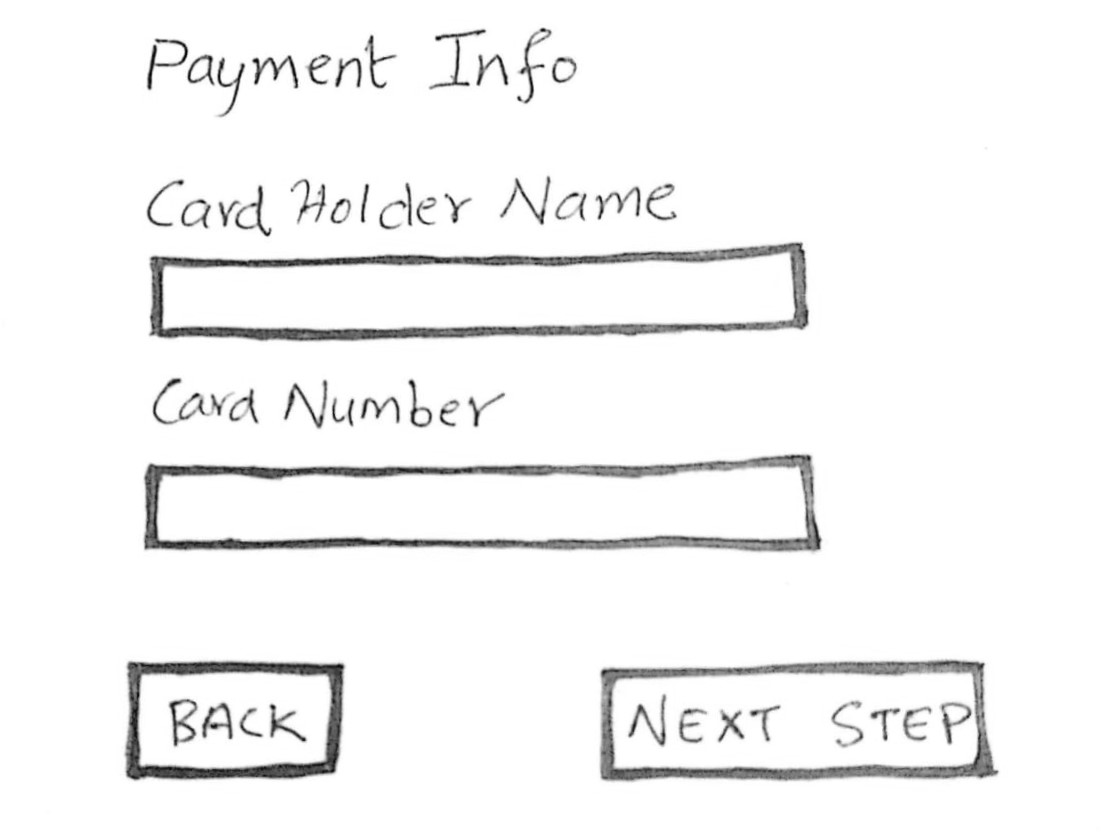
#> input picture webtest2.jpeg, 1110 x 836 px
$ python make_html.py --image_url webtest2.jpeg   (older library calls are emulated)
#> lines starting #> are read from the running program, lines starting #| are printed output that depends on the picture; after the words box and inside, x2 and y2 are one past the last pixel; in counts of white or black regions, pixels touching at a corner belong together
import cv2
import imutils
import numpy as np
import argparse
import urllib.request
import requests
# If you are using a Jupyter notebook, uncomment the following line.
# %matplotlib inline
import matplotlib.pyplot as plt
import json
import time
from io import BytesIO

# import text_recognition as tr

# construct the argument parse and parse the arguments
ap = argparse.ArgumentParser()
ap.add_argument("--image_url", required=True,help="path to the input image")
args = vars(ap.parse_args())

class SketchHTML:
    def __init__(self,image_url):
        self.image_url = image_url

    def url_to_image(self, url):
#> called with url = 'webtest2.jpeg'
        resp = urllib.request.urlopen(url)
        image = np.asarray(bytearray(resp.read()), dtype="uint8")
        image = cv2.imdecode(image, cv2.IMREAD_GRAYSCALE)#cv2.IMREAD_COLOR)
#> image is the input picture: shape (836, 1110); min 0, max 255, mean 244.5
        return image

    def sort_contours(self, cnts, method="left-to-right"):
        # initialize the reverse flag and sort index
        reverse = False
        i = 0

        # handle if we need to sort in reverse
        if method == "right-to-left" or method == "bottom-to-top":
            reverse = True

        # handle if we are sorting against the y-coordinate rather than
        # the x-coordinate of the bounding box
        if method == "top-to-bottom" or method == "bottom-to-top":
            i = 1

        # construct the list of bounding boxes and sort them from top to
        # bottom
        boundingBoxes = [cv2.boundingRect(c) for c in cnts]
        (cnts, boundingBoxes) = zip(*sorted(zip(cnts, boundingBoxes),
                                            key=lambda b: b[1][i], reverse=reverse))

        # return the list of sorted contours and bounding boxes
        return (cnts, boundingBoxes)

    def removeUnwantedRectangles(self, contours,img):
        new_contours = []
        for c in contours:
            x, y, w, h = cv2.boundingRect(c)
            if (w > 100 and h > 80) and w!=img.shape[1] and h!=img.shape[0]:
                new_contours.append(c)

        return new_contours

    def checkOverlapBoundingBoxes(self, contours):
        overlapped = [False] * len(contours)
        idx = 0
        for c1 in contours:
            #calculate corners (l1,r1) & (l2,r2)
            l1x, l1y, w1, h1 = cv2.boundingRect(c1)
            r1x, r1y = l1x + w1, l1y + h1

            idx2 = 0
            for c2 in contours:
                if overlapped[idx2] == False:
                    l2x, l2y, w2, h2 = cv2.boundingRect(c2)
                    r2x, r2y = l2x + w2, l2y + h2
                    if l1x != l2x and l1y != l2y:
                        if l1x>r2x or l2x>r1x:
                            # overlap = False
                            pass
                        elif l1y>r2y or l2y>r1y:
                            # overlap = False
                            pass
                        else:
                            overlapped[idx] = True
                            # print("Overlapped Rect:",l1x,l1y,w1,h1)
                idx2 = idx2 + 1
            idx = idx + 1

        return overlapped

    # [25 lines left out: functions isTextWithinBox, findButtons, not called in this run]

    def box_extraction(self, img, cropped_dir_path):

        # img = cv2.imread(img_for_box_extraction_path, 0)  # Read the image
#> called with cropped_dir_path = './src/Cropped/'
        (thresh, img_bin) = cv2.threshold(img, 128, 255,cv2.THRESH_BINARY | cv2.THRESH_OTSU)  # Thresholding the image
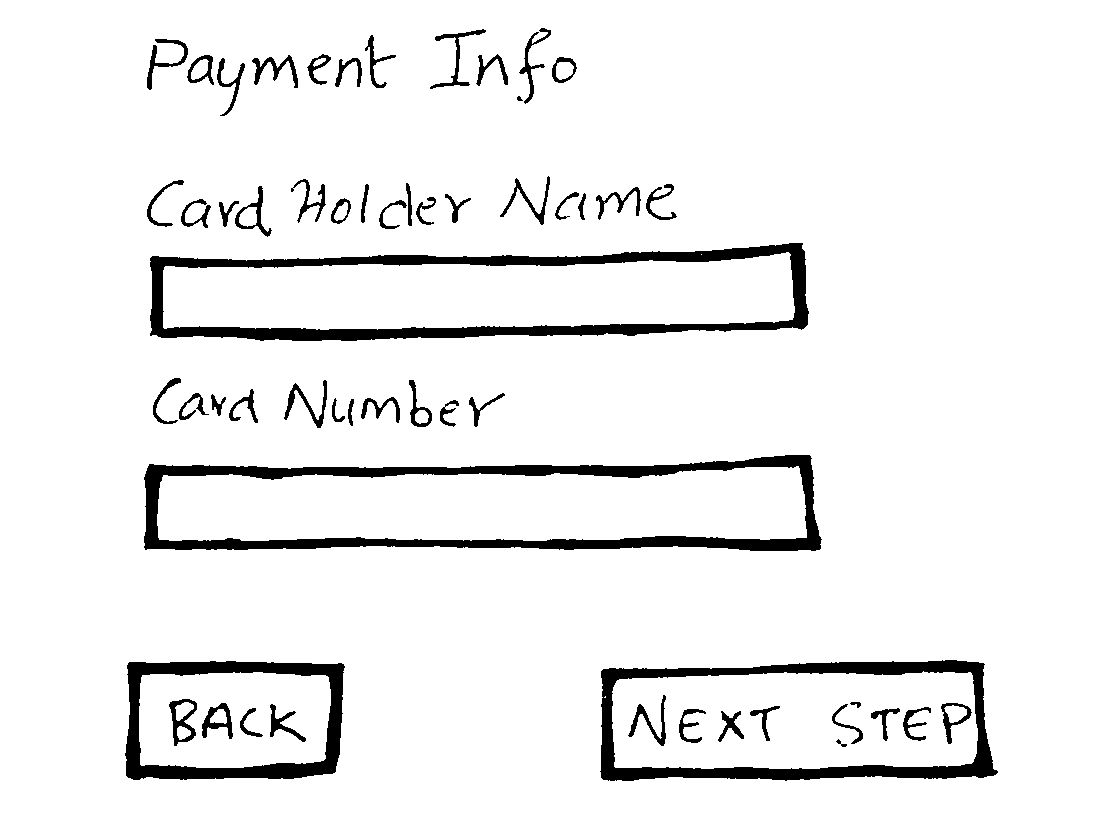
#> img_bin: shape (836, 1110); 93.6% white; 57 black regions, largest, box (x1, y1, x2, y2) and area: (144, 455, 822, 551) 13943, (150, 243, 809, 341) 13593, (600, 660, 998, 781) 10129
#> thresh = 182
        # img_bin = 255-img_bin  # Invert the image
        img_bin = cv2.bitwise_not(img_bin)
        # cv2.imwrite("Image_bin.jpg",img_bin)

        # Defining a kernel length
        kernel_length = np.array(img).shape[1]//40

        # A verticle kernel of (1 X kernel_length), which will detect all the verticle lines from the image.
        verticle_kernel = cv2.getStructuringElement(cv2.MORPH_RECT, (1, kernel_length))
        # A horizontal kernel of (kernel_length X 1), which will help to detect all the horizontal line from the image.
        hori_kernel = cv2.getStructuringElement(cv2.MORPH_RECT, (kernel_length, 1))
        # A kernel of (3 X 3) ones.
        kernel = cv2.getStructuringElement(cv2.MORPH_RECT, (3, 3))

        # Morphological operation to detect verticle lines from an image
        img_temp1 = cv2.erode(img_bin, verticle_kernel, iterations=3)
#> img_temp1: shape (836, 1110); 0.13% white; 8 white regions, largest, box (x1, y1, x2, y2) and area: (130, 701, 139, 741) 356, (602, 707, 612, 742) 248, (331, 702, 340, 735) 231
        verticle_lines_img = cv2.dilate(img_temp1, verticle_kernel, iterations=3)
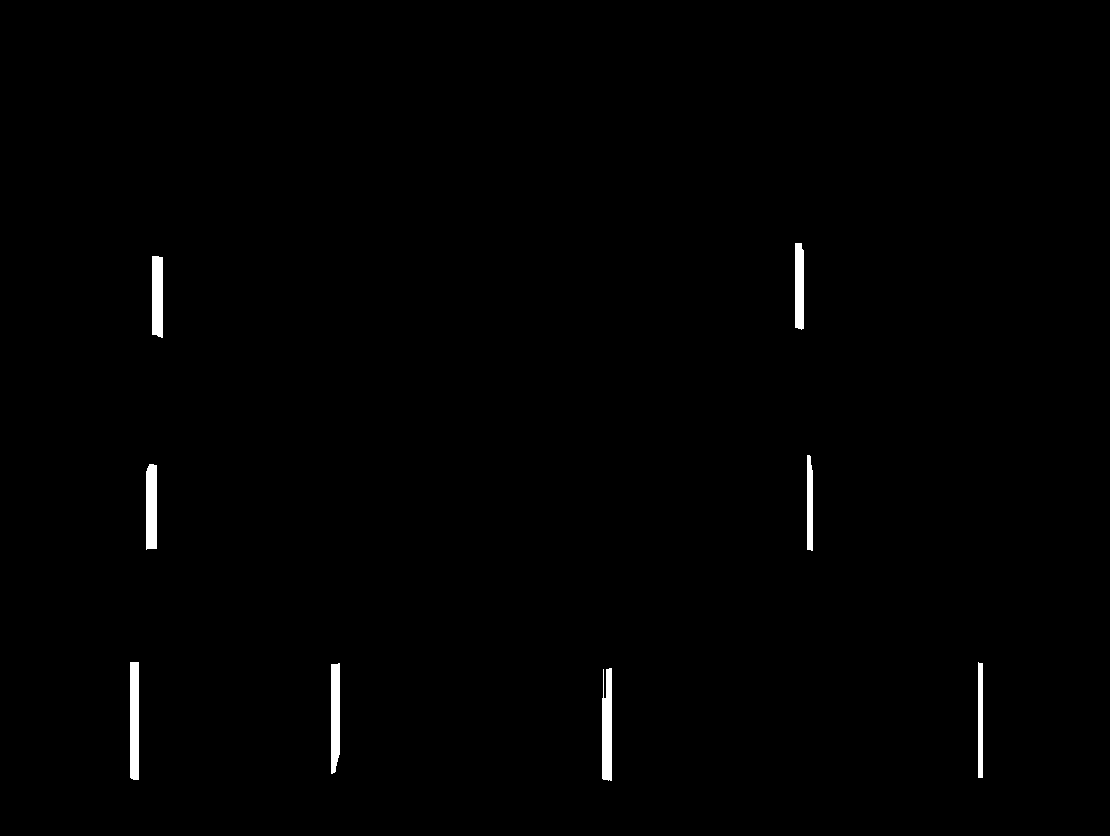
#> verticle_lines_img: shape (836, 1110); 0.72% white; 8 white regions, largest, box (x1, y1, x2, y2) and area: (130, 662, 139, 780) 1058, (602, 668, 612, 781) 1028, (331, 663, 340, 774) 933
        # cv2.imwrite("verticle_lines.jpg",verticle_lines_img)

        # Morphological operation to detect horizontal lines from an image
        img_temp2 = cv2.erode(img_bin, hori_kernel, iterations=3)
#> img_temp2: shape (836, 1110); 2.4% white; 8 white regions, largest, box (x1, y1, x2, y2) and area: (189, 324, 769, 340) 4054, (183, 538, 782, 550) 4026, (184, 462, 773, 475) 3335
        horizontal_lines_img = cv2.dilate(img_temp2, hori_kernel, iterations=3)
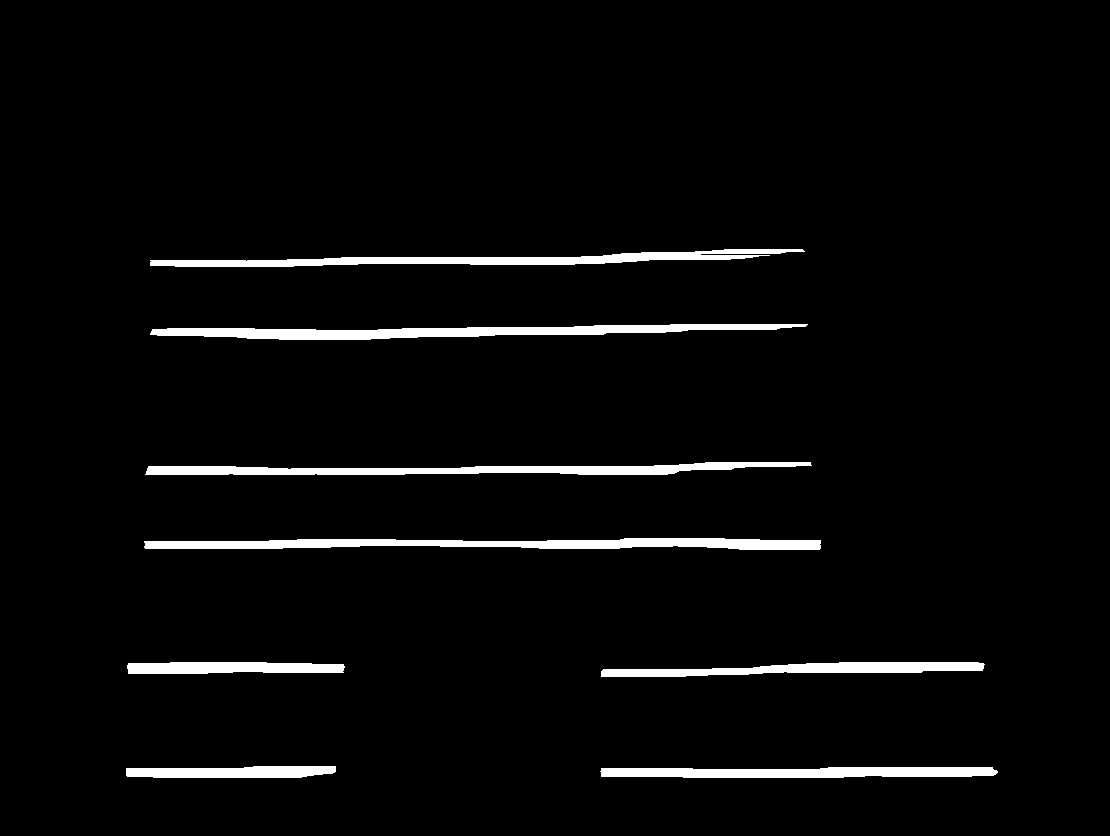
#> horizontal_lines_img: shape (836, 1110); 3.5% white; 8 white regions, largest, box (x1, y1, x2, y2) and area: (144, 538, 821, 550) 5586, (150, 324, 808, 340) 5458, (145, 462, 812, 475) 4895
        # cv2.imwrite("horizontal_lines.jpg",horizontal_lines_img)

        # Weighting parameters, this will decide the quantity of an image to be added to make a new image.
        alpha = 0.5
        beta = 1.0 - alpha
        # This function helps to add two image with specific weight parameter to get a third image as summation of two image.
        img_final_bin = cv2.addWeighted(verticle_lines_img, alpha, horizontal_lines_img, beta, 0.0)
        img_final_bin = cv2.erode(~img_final_bin, kernel, iterations=2)
        (thresh, img_final_bin) = cv2.threshold(img_final_bin, 128, 255, cv2.THRESH_BINARY | cv2.THRESH_OTSU)
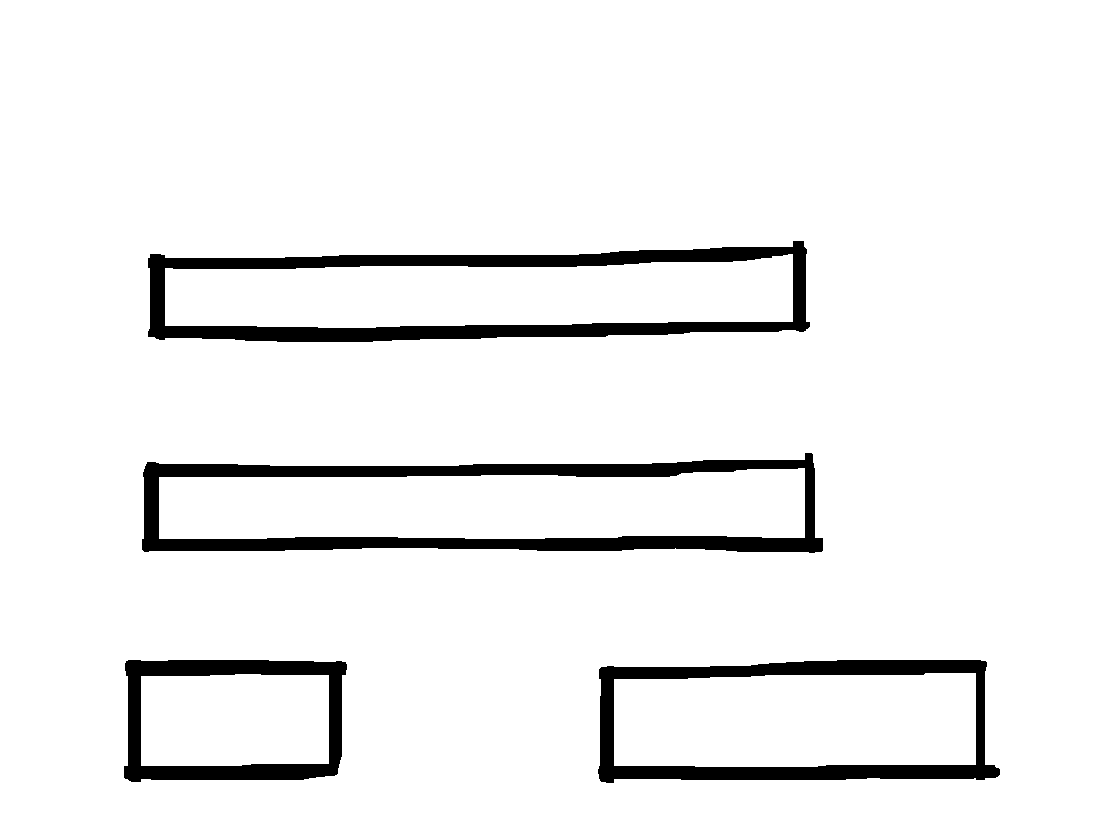
#> img_final_bin: shape (836, 1110); 93.9% white; 4 black regions
#> thresh = 127

        # For Debugging
        # Enable this line to see verticle and horizontal lines in the image which is used to find boxes
        # cv2.imwrite("img_final_bin.jpg",img_final_bin)

        # Find contours for image, which will detect all the boxes
        img_op, contours, hierarchy = cv2.findContours(
            img_final_bin, cv2.RETR_TREE, cv2.CHAIN_APPROX_SIMPLE)
#> contours = 9 contours; largest, box (x1, y1, x2, y2) and area: (0, 0, 1110, 836) 926015, (141, 452, 824, 554) 58857, (147, 240, 811, 343) 55758, (597, 659, 1001, 784) 45523, (159, 468, 805, 539) 39607
        # Sort all the contours by top to bottom.
        (contours, boundingBoxes) = self.sort_contours(contours, method="top-to-bottom")
#> in sort_contours, `boundingBoxes = [cv2.boundingRect(c) for c in cnts]`: boundingBoxes = [(0, 0, 1110, 836), (597, 659, 404, 125), (614, 673, 362, 94), (123, 659, 225, 124), (141, 674, 188, 92), (141, 452, 683, 102), (159, 468, 646, 71), (147, 240, 664, 103), (165, 254, 628, 74)]
#> in sort_contours, `(cnts, boundingBoxes) = zip(*sorted(zip(cnts, boundingBoxes), key=lamb..`: cnts has the same summary as contours in box_extraction; boundingBoxes = ((0, 0, 1110, 836), (147, 240, 664, 103), (165, 254, 628, 74), (141, 452, 683, 102), (159, 468, 646, 71), (597, 659, 404, 125), (123, 659, 225, 124), (614, 673, 362, 94), (141, 674, 188, 92))

        contours = self.removeUnwantedRectangles(contours,img)
#> the loop in removeUnwantedRectangles, `for c in contours:` made 9 passes
#> after the loop in removeUnwantedRectangles, `for c in contours:`: new_contours = 6 contours; box (x1, y1, x2, y2) and area: (141, 452, 824, 554) 58857, (147, 240, 811, 343) 55758, (597, 659, 1001, 784) 45523, (614, 673, 976, 767) 32110, (123, 659, 348, 783) 25879, (141, 674, 329, 766) 16624
#> contours has the same summary as new_contours in removeUnwantedRectangles
        overlapped = self.checkOverlapBoundingBoxes(contours)
#> in checkOverlapBoundingBoxes, `overlapped = [False] * len(contours)`: overlapped = [False, False, False, False, False, False]
#> the loop in checkOverlapBoundingBoxes, `for c1 in contours:` made 6 passes
#> (l1x, l1y, w1, h1, r1x, r1y) on passes 1 to 6: (147, 240, 664, 103, 811, 343), (141, 452, 683, 102, 824, 554), (597, 659, 404, 125, 1001, 784), (123, 659, 225, 124, 348, 783), (614, 673, 362, 94, 976, 767), (141, 674, 188, 92, 329, 766)
#> after the loop in checkOverlapBoundingBoxes, `for c1 in contours:`: idx = 6; overlapped = [False, False, True, True, False, False]
#> overlapped = [False, False, True, True, False, False]
        # print(overlapped)

        idx = 0
        img_idx = 0
        boxes = []
        for c in contours:
            # Returns the location and width,height for every contour
            x, y, w, h = cv2.boundingRect(c)

            # If the box height is greater then 20, widht is >80, then only save it as a box in "cropped/" folder.
            if overlapped[idx]==False:
                img_idx = img_idx + 1
                new_img = img[y:y+h, x:x+w]
                # cv2.circle(img, (x,y), 40, (255, 0, 0), -1)
                cv2.imwrite(cropped_dir_path+str(img_idx) + '.png', new_img)
                # print(x, y, w, h )
                boxes.append([x,y,w,h])
            idx += 1
#> this loop made 6 passes
#> pass 1, in box_extraction, `new_img = img[y:y+h, x:x+w]`:
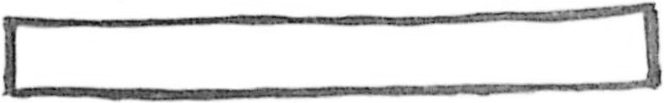
#> new_img: shape (103, 664); min 10, max 255, mean 223.2
#> pass 2, in box_extraction, `new_img = img[y:y+h, x:x+w]`:
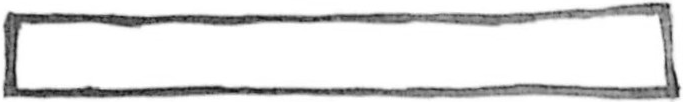
#> new_img: shape (102, 683); min 16, max 255, mean 223.4
#> after the loop, boxes = [[147, 240, 664, 103], [141, 452, 683, 102], [614, 673, 362, 94], [141, 674, 188, 92]]; idx = 6; img_idx = 4

        return boxes
        # cv2.imshow("output",imutils.resize(img, width=300))
        # cv2.waitKey(0)

    # [84 lines left out: functions generate_html, findRows, save_as_html, not called in this run]

    def get_text(self):
        # Add your Computer Vision subscription key and endpoint to your environment variables.
        subscription_key = 'YOUR_SUBSCRIPTION_KEY'
        endpoint = 'YOUR_ENDPOINT'
        text_recognition_url = endpoint + "vision/v2.1/read/core/asyncBatchAnalyze"

        # Set image_url to the URL of an image that you want to analyze.


        headers = {'Ocp-Apim-Subscription-Key': subscription_key}
        params = {'visualFeatures': 'Categories,Description,Color'}
        data = {'url': self.image_url}
        response = requests.post(
            text_recognition_url, headers=headers, json=data)
        response.raise_for_status()

        # Extracting text requires two API calls: One call to submit the
        # image for processing, the other to retrieve the text found in the image.

        # Holds the URI used to retrieve the recognized text.
        operation_url = response.headers["Operation-Location"]

        # The recognized text isn't immediately available, so poll to wait for completion.
        analysis = {}
        poll = True
        while (poll):
            response_final = requests.get(
                response.headers["Operation-Location"], headers=headers)
            analysis = response_final.json()
            # print(analysis)
            time.sleep(1)
            if ("recognitionResults" in analysis):
                poll = False
            if ("status" in analysis and analysis['status'] == 'Failed'):
                poll = False

        polygons = [(line["boundingBox"], line["text"]) for line in analysis["recognitionResults"][0]["lines"]]
        # print(polygons)
        return polygons

if __name__ == "__main__":

    image_url = args["image_url"]
    obj = SketchHTML(image_url)
    img = obj.url_to_image(image_url)
    boxes = obj.box_extraction(img, "./src/Cropped/")  # ./src/webtest2.jpeg

#> (the run stopped early here; a loop or call above may not have finished)
